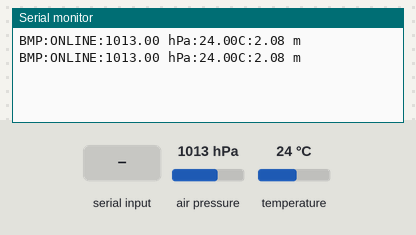
Recording of a sketch running on a simulated Arduino Uno, built with avr-gcc and run on an emulated ATmega328P. On the bench: the last lines printed to the serial monitor. Inputs (shaded band) come from the test bench; at power-on: air pressure 1013 hPa, temperature 24 °C.

Above: at 1.2 s.
1.3 s: "90,45\n" received over Serial
3.5 s: "5\n" received over Serial
5.6 s: air pressure set to 952 hPa
At 6.9 s:
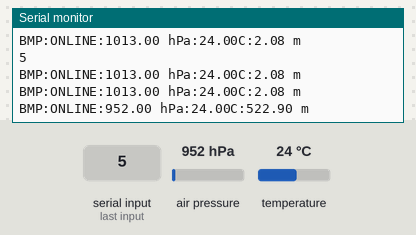
7.1 s: temperature set to 12 °C
At 8.1 s:
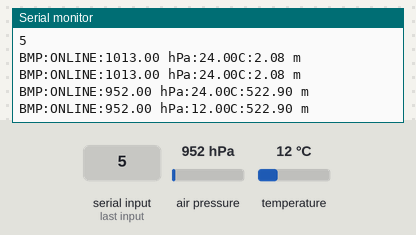
8.6 s: air pressure set to 975 hPa
At 10.1 s:
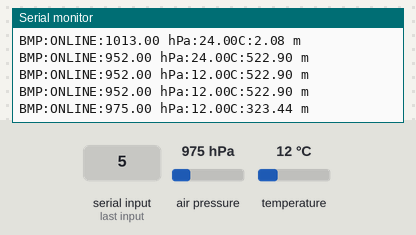
Timing chart, 0 to 11.1 s (numbered marks = the images above; inputs shaded):
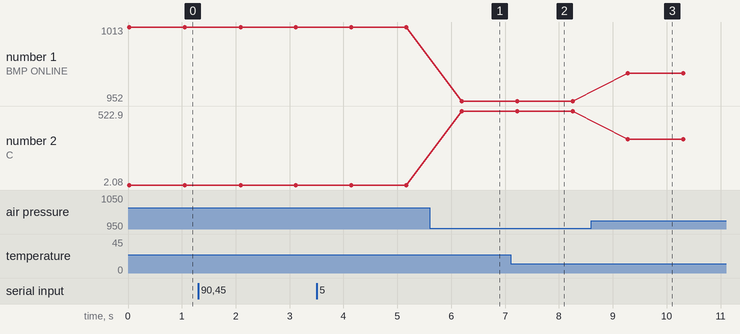

The sketch:

RocketArduinoProgram.ino
```cpp
#include <Wire.h>
#include <Adafruit_Sensor.h>
#include <Adafruit_BMP085_U.h>
#include <stdlib.h>
Adafruit_BMP085_Unified bmp = Adafruit_BMP085_Unified(10085);

float seaLevelPressure = SENSORS_PRESSURE_SEALEVELHPA;

void inspectData(char str[100])
{
  boolean boolPressureValue = true;
  char pressure[10] = "pressure:";
  boolean boolLaunch = true;
  char launch[10] = "LaunchPar";
  char intToConvert[100] = {'\0'};
  for (int i = 0; i < 9; i++ )
  {
     if (pressure[i] != str[i] )
       boolPressureValue = false;
     if (launch[i] != str[i] )
       boolLaunch = false;
  }
  Serial.println(str);
  if( boolPressureValue)
   {
     int i = 9;

     while ( str[i] != '\0')
     {
       intToConvert[i - 9] = str[i];
       i++;
     }
     seaLevelPressure = atof(intToConvert);
     Serial.println(seaLevelPressure);
   }
   else if (boolLaunch)
   {
      pinMode(10,OUTPUT);
      digitalWrite(10,HIGH);
   }

}
void setup(void)
{
  Serial.begin(9600);
  /* Initialise the sensor */
  if(!bmp.begin())
  {
    /* There was a problem detecting the BMP085 ... check your connections */
    Serial.print("BMP:OFFLINE");
    while(1);
  }
}

void loop(void)
{
  sensors_event_t event;
  bmp.getEvent(&event);
  if (Serial.available() > 0 )
  {
    char str[100] = {'\0'};
    int arraySize = 0;
    while (Serial.available() > 0) {
        str[arraySize++] = Serial.read();

    }
    inspectData(str);
  }
  /* Display the results (barometric pressure is measure in hPa) */
  if (event.pressure)
  {
    /* Display atmospheric pressue in hPa */
    Serial.print("BMP:ONLINE:");
    Serial.print(event.pressure);
    Serial.print(" hPa:");
    float temperature;
    bmp.getTemperature(&temperature);
    Serial.print(temperature);
    Serial.print("C:");

    Serial.print(bmp.pressureToAltitude(seaLevelPressure,
                                        event.pressure,
                                        temperature));
    Serial.print(" m");
    Serial.println("");
  }
  else
  {
    Serial.println("BMP:OFFLINE");
  }
  delay(1000);
}
```

Measured:
- after the input at 5.6 s, the serial monitor: prints a new line after 0.60 s (image 1)
- after the input at 7.1 s, the serial monitor: prints a new line after 0.12 s (image 2)
- after the input at 8.6 s, the serial monitor: prints a new line after 0.68 s (image 3)
- plotted number 1: 1013 → 952 after the input at 5.6 s, 952 → 975 after the input at 8.6 s
- plotted number 2: 2.08 → 522.9 after the input at 5.6 s, 522.9 → 323.44 after the input at 8.6 s
